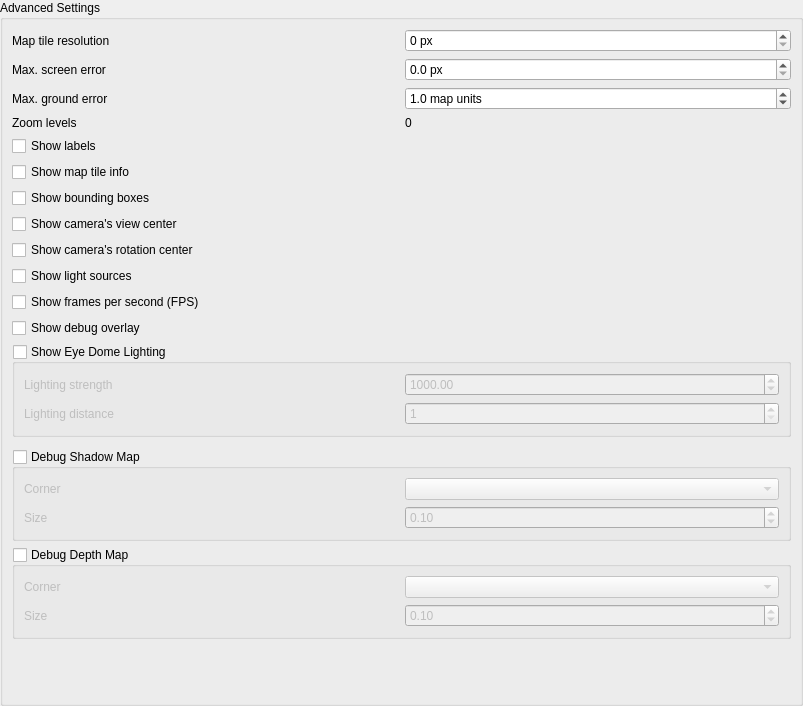
             <widget class="QWidget" name="scrollAreaAdvancedWidgetContents">
              <property name="geometry">
               <rect>
                <x>0</x>
                <y>0</y>
                <width>803</width>
                <height>706</height>
               </rect>
              </property>
              <layout class="QVBoxLayout" name="verticalLayoutAdvanced">
               <property name="leftMargin">
                <number>0</number>
               </property>
               <property name="topMargin">
                <number>0</number>
               </property>
               <property name="rightMargin">
                <number>0</number>
               </property>
               <property name="bottomMargin">
                <number>0</number>
               </property>
               <item>
                <widget class="QGroupBox" name="groupAdvanced">
                 <property name="title">
                  <string>Advanced Settings</string>
                 </property>
                 <layout class="QGridLayout" name="gridLayout_11">
                  <item row="4" column="0">
                   <widget class="QGroupBox" name="mDebugDepthMapGroupBox">
                    <property name="title">
                     <string>Debug Depth Map</string>
                    </property>
                    <property name="checkable">
                     <bool>true</bool>
                    </property>
                    <property name="checked">
                     <bool>false</bool>
                    </property>
                    <layout class="QGridLayout" name="gridLayout_9">
                     <item row="0" column="1">
                      <widget class="QComboBox" name="mDebugDepthMapCornerComboBox"/>
                     </item>
                     <item row="1" column="0">
                      <widget class="QLabel" name="label_11">
                       <property name="text">
                        <string>Size</string>
                       </property>
                      </widget>
                     </item>
                     <item row="0" column="0">
                      <widget class="QLabel" name="label_9">
                       <property name="text">
                        <string>Corner</string>
                       </property>
                      </widget>
                     </item>
                     <item row="1" column="1">
                      <widget class="QgsDoubleSpinBox" name="mDebugDepthMapSizeSpinBox">
                       <property name="maximum">
                        <double>1.000000000000000</double>
                       </property>
                       <property name="singleStep">
                        <double>0.100000000000000</double>
                       </property>
                       <property name="value">
                        <double>0.100000000000000</double>
                       </property>
                      </widget>
                     </item>
                    </layout>
                   </widget>
                  </item>
                  <item row="0" column="0">
                   <layout class="QGridLayout" name="gridLayoutAdvanced">
                    <item row="1" column="1">
                     <widget class="QgsDoubleSpinBox" name="spinScreenError">
                      <property name="suffix">
                       <string> px</string>
                      </property>
                      <property name="decimals">
                       <number>1</number>
                      </property>
                     </widget>
                    </item>
                    <item row="10" column="0" colspan="2">
                     <widget class="QCheckBox" name="chkShowLightSourceOrigins">
                      <property name="text">
                       <string>Show light sources</string>
                      </property>
                     </widget>
                    </item>
                    <item row="7" column="0" colspan="2">
                     <widget class="QCheckBox" name="chkShowBoundingBoxes">
                      <property name="text">
                       <string>Show bounding boxes</string>
                      </property>
                     </widget>
                    </item>
                    <item row="6" column="0" colspan="2">
                     <widget class="QCheckBox" name="chkShowTileInfo">
                      <property name="text">
                       <string>Show map tile info</string>
                      </property>
                     </widget>
                    </item>
                    <item row="2" column="1">
                     <widget class="QgsDoubleSpinBox" name="spinGroundError">
                      <property name="suffix">
                       <string> map units</string>
                      </property>
                      <property name="decimals">
                       <number>1</number>
                      </property>
                      <property name="minimum">
                       <double>0.100000000000000</double>
                      </property>
                      <property name="maximum">
                       <double>1000.000000000000000</double>
                      </property>
                      <property name="value">
                       <double>1.000000000000000</double>
                      </property>
                     </widget>
                    </item>
                    <item row="1" column="0">
                     <widget class="QLabel" name="label_5">
                      <property name="text">
                       <string>Max. screen error</string>
                      </property>
                     </widget>
                    </item>
                    <item row="5" column="0" colspan="2">
                     <widget class="QCheckBox" name="chkShowLabels">
                      <property name="text">
                       <string>Show labels</string>
                      </property>
                     </widget>
                    </item>
                    <item row="0" column="1">
                     <widget class="QgsSpinBox" name="spinMapResolution">
                      <property name="suffix">
                       <string> px</string>
                      </property>
                      <property name="maximum">
                       <number>4096</number>
                      </property>
                     </widget>
                    </item>
                    <item row="8" column="0" colspan="2">
                     <widget class="QCheckBox" name="chkShowCameraViewCenter">
                      <property name="text">
                       <string>Show camera's view center</string>
                      </property>
                     </widget>
                    </item>
                    <item row="0" column="0">
                     <widget class="QLabel" name="label_4">
                      <property name="text">
                       <string>Map tile resolution</string>
                      </property>
                     </widget>
                    </item>
                    <item row="11" column="0" colspan="2">
                     <widget class="QCheckBox" name="mFpsCounterCheckBox">
                      <property name="text">
                       <string>Show frames per second (FPS)</string>
                      </property>
                     </widget>
                    </item>
                    <item row="12" column="0" colspan="2">
                     <widget class="QCheckBox" name="mDebugOverlayCheckBox">
                      <property name="visible">
                       <bool>false</bool>
                      </property>
                      <property name="text">
                       <string>Show debug overlay</string>
                      </property>
                     </widget>
                    </item>
                    <item row="3" column="0">
                     <widget class="QLabel" name="label_7">
                      <property name="text">
                       <string>Zoom levels</string>
                      </property>
                     </widget>
                    </item>
                    <item row="2" column="0">
                     <widget class="QLabel" name="label_6">
                      <property name="text">
                       <string>Max. ground error</string>
                      </property>
                     </widget>
                    </item>
                    <item row="3" column="1">
                     <widget class="QLabel" name="labelZoomLevels">
                      <property name="text">
                       <string>0</string>
                      </property>
                     </widget>
                    </item>
                    <item row="9" column="0">
                     <widget class="QCheckBox" name="chkShowCameraRotationCenter">
                      <property name="text">
                       <string>Show camera's rotation center</string>
                      </property>
                     </widget>
                    </item>
                   </layout>
                  </item>
                  <item row="3" column="0">
                   <widget class="QGroupBox" name="mDebugShadowMapGroupBox">
                    <property name="title">
                     <string>Debug Shadow Map</string>
                    </property>
                    <property name="checkable">
                     <bool>true</bool>
                    </property>
                    <property name="checked">
                     <bool>false</bool>
                    </property>
                    <layout class="QGridLayout" name="gridLayout_10">
                     <item row="0" column="1">
                      <widget class="QComboBox" name="mDebugShadowMapCornerComboBox"/>
                     </item>
                     <item row="0" column="0">
                      <widget class="QLabel" name="label_8">
                       <property name="text">
                        <string>Corner</string>
                       </property>
                      </widget>
                     </item>
                     <item row="1" column="0">
                      <widget class="QLabel" name="label_10">
                       <property name="text">
                        <string>Size</string>
                       </property>
                      </widget>
                     </item>
                     <item row="1" column="1">
                      <widget class="QgsDoubleSpinBox" name="mDebugShadowMapSizeSpinBox">
                       <property name="maximum">
                        <double>1.000000000000000</double>
                       </property>
                       <property name="singleStep">
                        <double>0.100000000000000</double>
                       </property>
                       <property name="value">
                        <double>0.100000000000000</double>
                       </property>
                      </widget>
                     </item>
                    </layout>
                   </widget>
                  </item>
                  <item row="1" column="0">
                   <widget class="QGroupBox" name="edlGroupBox">
                    <property name="title">
                     <string>Show Eye Dome Lighting</string>
                    </property>
                    <property name="checkable">
                     <bool>true</bool>
                    </property>
                    <property name="checked">
                     <bool>false</bool>
                    </property>
                    <layout class="QGridLayout" name="gridLayout_2">
                     <item row="0" column="1">
                      <widget class="QgsDoubleSpinBox" name="edlStrengthSpinBox">
                       <property name="maximum">
                        <double>10000.000000000000000</double>
                       </property>
                       <property name="singleStep">
                        <double>100.000000000000000</double>
                       </property>
                       <property name="value">
                        <double>1000.000000000000000</double>
                       </property>
                      </widget>
                     </item>
                     <item row="0" column="0">
                      <widget class="QLabel" name="label">
                       <property name="text">
                        <string>Lighting strength</string>
                       </property>
                      </widget>
                     </item>
                     <item row="1" column="0">
                      <widget class="QLabel" name="label_2">
                       <property name="text">
                        <string>Lighting distance</string>
                       </property>
                      </widget>
                     </item>
                     <item row="1" column="1">
                      <widget class="QgsSpinBox" name="edlDistanceSpinBox">
                       <property name="minimum">
                        <number>1</number>
                       </property>
                       <property name="maximum">
                        <number>20</number>
                       </property>
                      </widget>
                     </item>
                    </layout>
                   </widget>
                  </item>
                  <item row="5" column="0">
                   <spacer name="verticalSpacerAdvanced">
                    <property name="orientation">
                     <enum>Qt::Vertical</enum>
                    </property>
                    <property name="sizeHint" stdset="0">
                     <size>
                      <width>20</width>
                      <height>0</height>
                     </size>
                    </property>
                   </spacer>
                  </item>
                  <item row="2" column="0">
                   <widget class="QgsAmbientOcclusionSettingsWidget" name="mAmbientOcclusionSettingsWidget" native="true"/>
                  </item>
                 </layout>
                </widget>
               </item>
              </layout>
             </widget>
